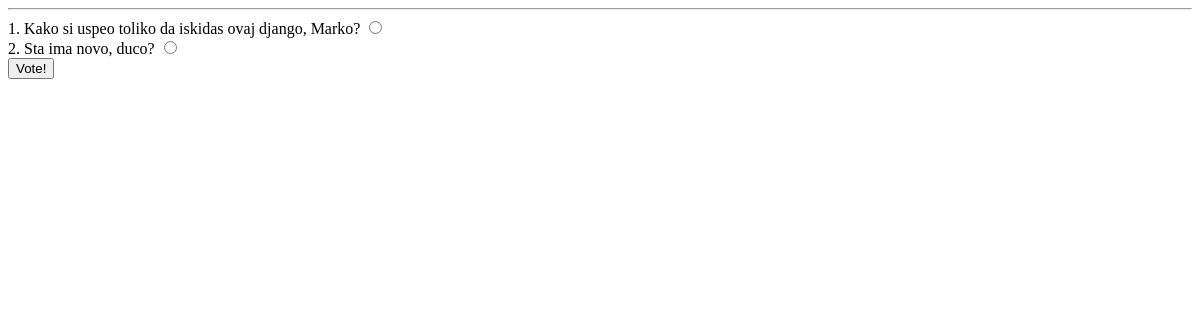
Before: /audience/questions/vote/ with the older database file.
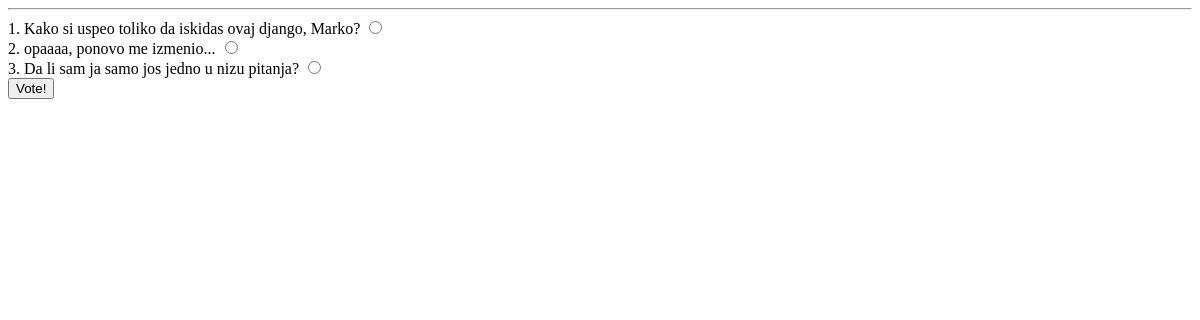
After: the same page with the newer database file.
### audience/models.py (models this page shows, shortened)
class AudienceQuestion(models.Model):
    aq_text = models.CharField(max_length=500)
    score = models.IntegerField(default=0)

### audience/views.py (the view, shortened to what this page needs)
# urls.py: url(r'^questions/vote/(?P<pk>[0-9]+)/$', views.Voter.as_view(), name='aq-voter'),
class Voter(APIView):
    def get(self, request):
        questions = AudienceQuestion.objects.all()
        serializer = AudienceQuestionSerializer(questions, many=True)
        context = {
            'questions': serializer.data
        }
        return render(request, 'audience/vote_form.html', context)

### audience/templates/audience/vote_form.html (shortened to what this page needs)
{% extends 'audience/base.html' %}
{% block body %}
    <hr>
    <form id="voter" method="post" action="">
        {% for q in questions %}
            <label for="question{{ q.id }}">{{ forloop.counter }}. {{ q.aq_text }}</label>
            <input type="radio" id="question{{ q.id }}" name="question" value="{{ q.id }}">
            <br>
        {% endfor %}
        <input type="submit" value="Vote!">
    </form>
{% endblock %}

Changed rows visible on the page:
added AudienceQuestion: aq_text "Da li sam ja samo jos jedno u nizu pitanja?"
Other visible differences:
new list line: "2 . ☐ 2. opaaaa, ponovo me izmenio.."
new list line: "opaaaa, ponovo me izmenio..."
new list line: "3 . ☐ 3. Da li sam ja samo jos jedno"
list line gone: "2 . ☐ 2. Sta ima novo, duco?"
list line gone: "Sta ima novo, duco?"
